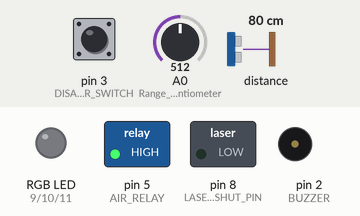
This program was run on a simulated Arduino Nano, built with avr-gcc and run on an emulated ATmega328P. Parts: switched loads named in the program (green lamp = pin HIGH), an RGB LED mixed from three pins (HIGH = lit), buzzer (waves = sounding, pin HIGH). Dashed ring = blinking. The inputs (shaded band) are chosen by the test bench; at power-on: distance to the obstacle 80 cm, pin 3 (DISARM_AIR_SWITCH) HIGH, A0 (Range_potentiometer) = 512. Dim RGB values are drawn brighter than linear.

Above: at 2.2 s.
2.3 s: distance to the obstacle set to 57 cm
4.1 s: distance to the obstacle set to 48 cm
At 5.2 s:
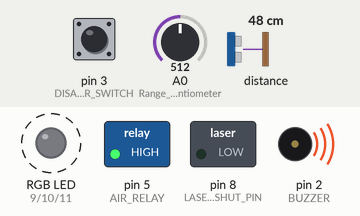
7.1 s: pin 3 (DISARM_AIR_SWITCH) pulled LOW for 0.15 s
At 9.3 s:
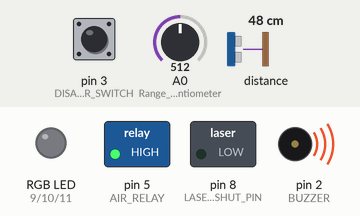
10.1 s: A0 (Range_potentiometer) set to 1023
At 11.56 s:
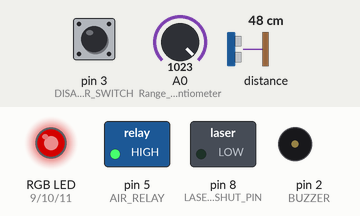
13.1 s: A0 (Range_potentiometer) set to 900
16.1 s: A0 (Range_potentiometer) set to 306
At 18.4 s:
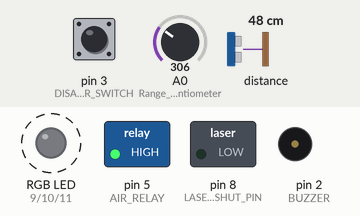
Timing chart, 0 to 20.1 s (numbered marks = the images above; inputs shaded):
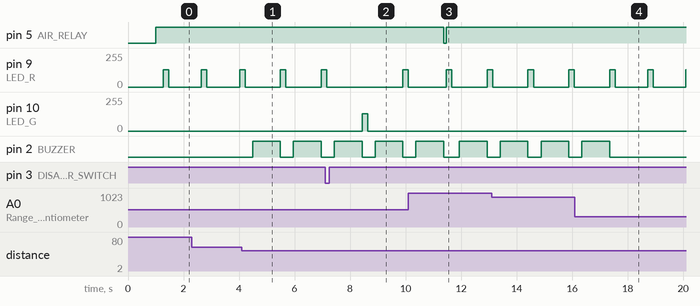

The program:

main.cpp
```cpp
/*

Cat "stay-off-counter" airPuffer alarm.   Laser range finder detects cat.  Two distance zones defined: MEDIUM and NEAR.
If cat gets within MEDIUM, then a warning beep sounds.  If the cat gets within NEAR distance, a short puff of air is
released from an air tank via an air valve.

There is an "armed/disarmed" LED to indicate when the air-puffer is active.
Red flashing means air-puffer is enabled.  Green flashing means just the buzzer is active.

When the system is powered on, a "puff-counter" is initialized.  When MAX_PUFFS count is reached, the LED starts
flashing blue to indicate you are out of air.  The buzzer will still function, just the air puffer will be disabled.
Note, if you power up with a partial air fill,  the count will not reflect your actual available air.

The detection zone is controlled with a potentiometer that will adjust from 0mm to 1023mm.  This defines the MEDIUM zone.
NEAR gets set to 50% of MEDIUM.

Inspired by an instructable project I saw at: https://www.instructables.com/Pet-Deterrent-keep-them-away-from-those-off-limits/

dlf  2/23/2024
*/

#include <Arduino.h>
#include "Adafruit_VL53L0X.h"

// ENUMS
enum colorEnum {RED, GREEN, BLUE};

// Function prototypes
//dlf int getDistance();
boolean checkSwitch(uint8_t pin);
void flashLED(colorEnum color, uint8_t brightness, int howLong);
int checkForObject();

// Misc definitions
const uint8_t SWITCH_PRESSED    = 0;  // Using switches to ground with a GPIO internal pullup so "pressed" = a zero
const uint8_t SWITCH_UNPRESSED  = 1;
const uint8_t RELAY_ON    = 0;  // Relay active low enable
const uint8_t RELAY_OFF  = 1;

// Range definitions
VL53L0X_RangingMeasurementData_t measureLaserRange;
Adafruit_VL53L0X laserRanger = Adafruit_VL53L0X();
int distanceToObject = 5000;   // Set to big default number in case we want to test for out of range
int nearAlarmDist, mediumAlarmDist;

// **************   I/O Pin Definitions  *********
const uint8_t BUZZER = 2;           // Buzzer + pin
const uint8_t DISARM_AIR_SWITCH = 3;    // For diaabling the air-puffer
const uint8_t LED_R = 9;            // Red input of RGB LED
const uint8_t LED_G = 10;           // Green input of RGB LED
const uint8_t LED_B = 11;           // Blue input of RGB LED
const uint8_t AIR_RELAY = 5;        // Air-switch Relay control pin
const uint8_t LASER_RANGER_XSHUT_PIN = 8;  // Laser range finder enable pin

// State vars
boolean airArmed = false;   // True if we have the air puffer enabled
boolean outOfAir = false;   // Keep track of when we're out of air

// air puffer
const uint8_t MAX_PUFFS = 12;         // The number of puffs per fill of the tank
const int PUFF_LOCKOUT_TIME = 5000;   // Amount of time before we will puff again
uint8_t puffsSoFar = 0;               // Keep track of the number of puffs so we can signal when out of air
int puffLength = 100;                 // How long the air valve will be on (ms)

// Timer vars
const int CHECK_INTERVAL = 200;               // How often to check the range sensor
unsigned long lastCheck = millis();           // For checking the last time we did a distance ranging
const int OUT_OF_AIR_FLASH_INTERVAL = 1000;   // Out of air flasher period
unsigned long outOfAirFlasherLastCheck = millis();  // For blinking the out of air led
const int WARNING_BUZZ_DURATION = 1000;       // How long (ms) to buzz the buzzer to warn of proximity violation
const int FLASH_ON_TIME = 200;                // Flash the LED red or green so show armed/disarmed
unsigned long ARMED_DISARMED_FLASH_INTERVAL = 1000;
unsigned long lastFlashTime = millis();
unsigned long lastPuffTime = millis();


//##########################################################################
// Run Once Setup
//##########################################################################
void setup() {
  // Turn on serial monitor
  Serial.begin(115200);
  delay(1000);

  // Misc IO definitions
  pinMode(BUZZER,OUTPUT);
  pinMode(DISARM_AIR_SWITCH,INPUT_PULLUP);

  // PWM pins to RGB LED
  pinMode(LED_R,OUTPUT);
  pinMode(LED_G,OUTPUT);
  pinMode(LED_B,OUTPUT);

  // Relay that drives the air valve
  pinMode(AIR_RELAY,OUTPUT);

  // Pot to set the alarm range.  Sets the mediumAlarmDist.  nearAlarmDist is 50% of that.
  pinMode(A0, INPUT);  //Range potentiometer

  // Turn everything off
  digitalWrite(BUZZER,0);
  digitalWrite(AIR_RELAY,RELAY_OFF);

  // Initialize the laser range finders
   pinMode(LASER_RANGER_XSHUT_PIN, OUTPUT);
   if (!laserRanger.begin()) {
     Serial.println(F("Failed to boot laserRanger VL53L0X"));
     while(1);
   }
}

//##########################################################################
// Main loop
//##########################################################################
void loop() {


  if(checkSwitch(DISARM_AIR_SWITCH) == SWITCH_PRESSED) {
    airArmed = false;
  } else {
    airArmed = true;
  }

  // Check the range Pot.  No mapping necessary as we are using 1023mm as our max distance.
  // So, just read the 0-1023 value and use as our MEDIUM range.  Just make nearAlarmDist 50% of MEDIUM.
  mediumAlarmDist = analogRead(A0);
  nearAlarmDist = mediumAlarmDist/2;

  // Periodically check the range sensor.
  if(millis() >= lastCheck+CHECK_INTERVAL) {
    distanceToObject = checkForObject();
    lastCheck = millis();
 }

  // If getting close, buzz the warning buzzer
  if(distanceToObject <= mediumAlarmDist) {
    digitalWrite(BUZZER,1);
    delay(WARNING_BUZZ_DURATION);
    digitalWrite(BUZZER,0);
  }

  // If within short distance limit puff the air.
  if(airArmed && distanceToObject <= nearAlarmDist) {
    if(puffsSoFar < MAX_PUFFS && millis() > lastPuffTime + PUFF_LOCKOUT_TIME) {
      // Puff the air
      digitalWrite(AIR_RELAY,RELAY_ON);
      delay(puffLength);
      digitalWrite(AIR_RELAY,RELAY_OFF);
      lastPuffTime = millis();
      puffsSoFar++;

      //  Just a counter so if we power on without a full tank of air, it will be inaccurate.
      //  Could add a pressure sensor on the tank but I think that would be overkill!
      //  Keeping it simple.  Fill the air tank, then turn on the system.
      if(puffsSoFar == MAX_PUFFS) {
        outOfAir = true;
      }
    }
  }

  // Flash the LED to indicate air armed or disarmed
  if(!outOfAir && millis() >= lastFlashTime + ARMED_DISARMED_FLASH_INTERVAL) {
    if(airArmed) {
      flashLED(RED,128,FLASH_ON_TIME);
    } else {
      flashLED(GREEN,128,FLASH_ON_TIME);
    }
    lastFlashTime = millis();
  }

  // If out of air, flash LED blue.
  if(outOfAir) {
    if(millis() >= outOfAirFlasherLastCheck + OUT_OF_AIR_FLASH_INTERVAL) {
      flashLED(BLUE,128,FLASH_ON_TIME);
      outOfAirFlasherLastCheck=millis();
    }
  }
}

//##########################################################################
// Functions
//##########################################################################

// Check for any object, if we find one within range, check again.  If successive results are within 50mm
// of previous, then return the average distance (in mm), else return out-of-range value (5000)
int checkForObject() {
  int curMeasurement;
  int aveMeasurement = 0;

  for(uint8_t i=0; i<3 ; i++) {
    laserRanger.rangingTest(&measureLaserRange, false); // pass in 'true' to get debug data printout!
    delay(50);
    if(measureLaserRange.RangeStatus != 4) {   // 4 indicates out of range
       curMeasurement =  measureLaserRange.RangeMilliMeter;
       if(i == 0) {
         aveMeasurement = curMeasurement;
         continue;
       }
       if(abs(aveMeasurement - curMeasurement) > 50) {
         return(5000);
       }
       aveMeasurement = (aveMeasurement + curMeasurement) / 2;
    } else {
      return(5000);
    }
  }
  return(aveMeasurement);
}


// Flash the LED
void flashLED(colorEnum color, uint8_t brightness, int howLong) {
  if(color == RED) {
    analogWrite(LED_R,brightness);
    analogWrite(LED_G,0);
    analogWrite(LED_B,0);
  }else if(color == GREEN) {
    analogWrite(LED_R,0);
    analogWrite(LED_G,brightness);
    analogWrite(LED_B,0);
  }else if(color == BLUE) {
    analogWrite(LED_R,0);
    analogWrite(LED_G,0);
    analogWrite(LED_B,brightness);
  }
  delay(howLong);

  // back to black
  analogWrite(LED_R,0);
  analogWrite(LED_G,0);
  analogWrite(LED_B,0);
}

// Check the state of a switch after debouncing it
boolean checkSwitch(uint8_t pin) {
    boolean state;
    boolean prevState;
    int debounceDelay = 20;
    prevState = digitalRead(pin);
    for(int counter=0; counter < debounceDelay; counter++) {
        delay(1);
        state = digitalRead(pin);
        if(state != prevState) {
            counter=0;
            prevState=state;
        }
    }
    // At this point the switch state is stable
    if(state == HIGH) {
        return true;
    } else {
        return false;
    }
}
```

Measured:
- the behaviour switches between 52 and 51 cm on distance to the obstacle (found by bisection; images 0 and 1)
- after the input at 4.1 s, pin 2 (BUZZER): alternates HIGH for 1.0 s and LOW for 0.47 s, starting after 0.39 s
- after the input at 7.1 s, pin 10 (LED_G): 0/255 → 128/255 after 1.3 s, → 0/255 0.20 s later
- after the input at 10.1 s, pin 5 (AIR_RELAY): HIGH → LOW after 1.3 s, → HIGH 0.10 s later
- after the input at 16.1 s, pin 2 (BUZZER): goes on until 17.3 s, then stays LOW
- by itself, pin 9 (LED_R): alternates 128/255 for 0.20 s and 0/255 for 1.2 s
